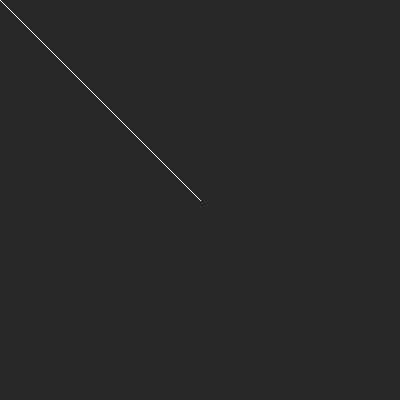
Frame 1 (no input)
Frame 60 (the mouse pressed at the canvas centre just before this capture): identical to frame 1, image omitted
Frame 120 (the mouse held since frame 60 and released just before this capture): blank canvas, image omitted

The Processing sketch that drew this single still picture (run headless with seeded random() and noise(); from frame 60 on, the mouse is pressed at the canvas centre):

// Processing sketch: bresenham
// ── bresenham.pde
class CVertex {
  int x;
  int y;
  
  CVertex() { 
    x=0; 
    y=0;
  } 
  
  void draw() {
    set(x, y, color(255));
  }
}

CVertex v0, v1;

void setup() {
  size(400, 400);
  textSize(16);

  v0 = new CVertex(); 
  v1 = new CVertex(); 
  v0.x = 200; 
  v0.y = 200;
  v1.x = 200; 
  v1.y = 200;
}

void draw() {
  background(40);

  v1.x = mouseX;
  v1.y = mouseY;

  int dx = v1.x - v0.x;
  int dy = v1.y - v0.y;
  int x, y;

  x = v0.x;
  y = v0.y;

  if (abs(dx) >= abs(dy)) {
    int z = -dx;

    if (dx>=0) {
      if (dy<=0) {
        for (; x<v1.x; x++ ) {
          set(x, y, color(255));
          z = z-2*dy;

          if (z>=0) {
            y--;
            z = z-2*dx;
          }
        }
      } 
      else {
          for (; x<v1.x; x++ ) {
          set(x, y, color(255));
          z = z+2*dy;

          if (z>=0) {
            y++;
            z = z-2*dx;
          }
        }
      }
    } 
    else {
      if (dy>=0) {
        for (; x>v1.x; x--) {
          set(x, y, color(255));
          z = z-2*dy;

          if (z<=0) {
            y++;
            z = z-2*dx;
          }
        }
      } 
      else {
          for (; x>v1.x; x--) {
          set(x, y, color(255));
          z = z+2*dy;

          if (z<=0) {
            y--;
            z = z-2*dx;
          }
        }
      }
    }
  } 
  else {
    int z = -dy;

    if (dy>=0) {
      if (dx>=0) {
        for (; y<v1.y; y++) {
          set(x, y, color(255));
          z = z+2*dx;

          if (z>=0) {
            x++;
            z = z-2*dy;
          }
        }
      } 
      else {
          for (; y<v1.y; y++) {
          set(x, y, color(255));
          z = z-2*dx;

          if (z>=0) {
            x--;
            z = z-2*dy;
          }
        }
      }
    } else {
      if (dx<=0) {
        for (; y>v1.y; y--) {
          set(x, y, color(255));
          z = z-2*dx;

          if (z>=0) {
            x--;
            z = z+2*dy;
          }
        }
      } 
      else {
          for (; y>v1.y; y--) {
          set(x, y, color(255));
          z = z+2*dx;

          if (z>=0) {
            x++;
            z = z+2*dy;
          }
        }
      }
    }
  }
  v0.draw();
  v1.draw();
}
